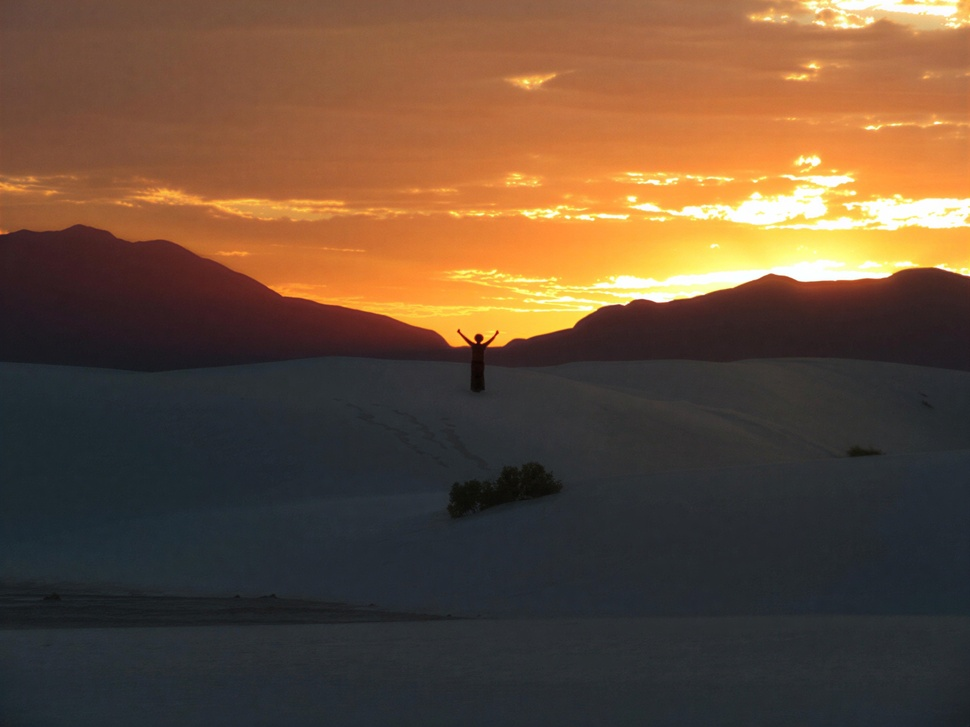
#> input picture assets/page2/page2Assets/background.jpg, 970 x 727 px, shrunk from 4096 x 3072 before the run, found by its file name
$ python grade.py
#> lines starting #> are read from the running program, lines starting #| are printed output that depends on the picture
# Hero 2 (Summit) photo grade: page2Assets/background.jpg (Katie Lowe, 4096x3072) -> page2Assets/background-graded.webp.
# Same size and framing as the original, so ridge-mask.png still lines up (no re-trace).
# Cleans the phone-camera noise in the dark sand, lifts only the shadows (the sky keeps its contrast), adds a little
# colour and sharpens. Run from the repo root: python assets/page2/grade.py
from PIL import Image, ImageChops, ImageEnhance, ImageFilter, ImageOps

SRC = "assets/page2/page2Assets/background.jpg"
OUT = "assets/page2/page2Assets/background-graded.webp"

im = Image.open(SRC).convert("RGB")
#> im is the input picture: PIL image 970x727 RGB; mean R, G, B 101.9, 77.1, 57.4
# noise: a small median takes out the colour speckle without smearing the ridge line
im = im.filter(ImageFilter.MedianFilter(5))

# shadow lift, through a mask of the dark areas: the sand and dunes brighten, the sunset sky is left alone
lifted = im.point([round(255 * ((v / 255) ** 0.62)) for v in range(256)] * 3)
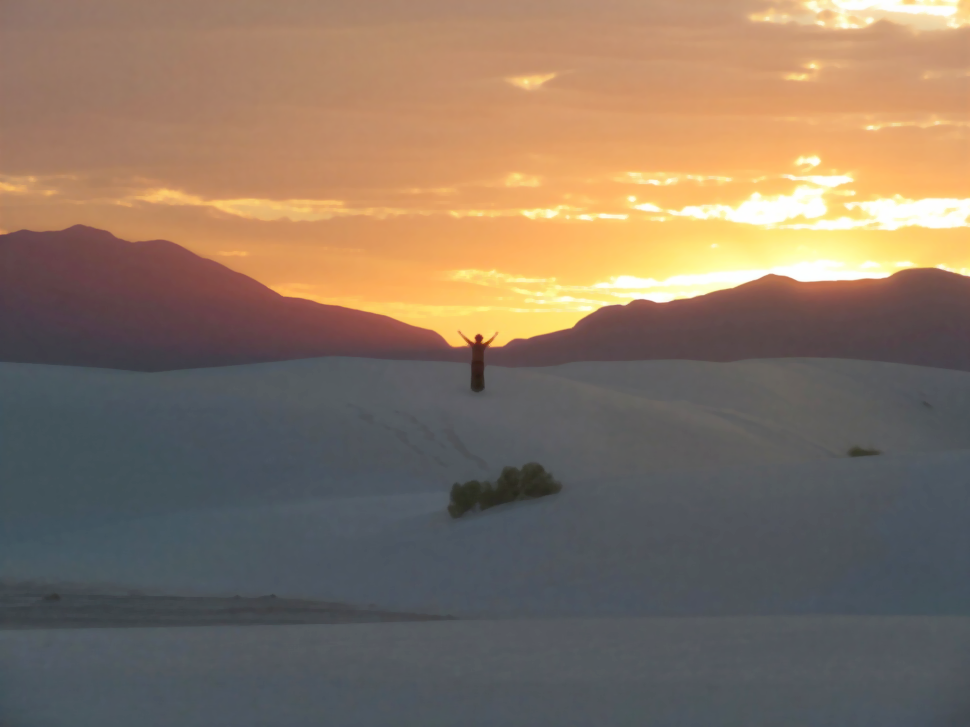
#> lifted: PIL image 970x727 RGB; mean R, G, B 134.3, 115.9, 99.2
dark = ImageOps.invert(ImageOps.grayscale(im)).filter(ImageFilter.GaussianBlur(24))
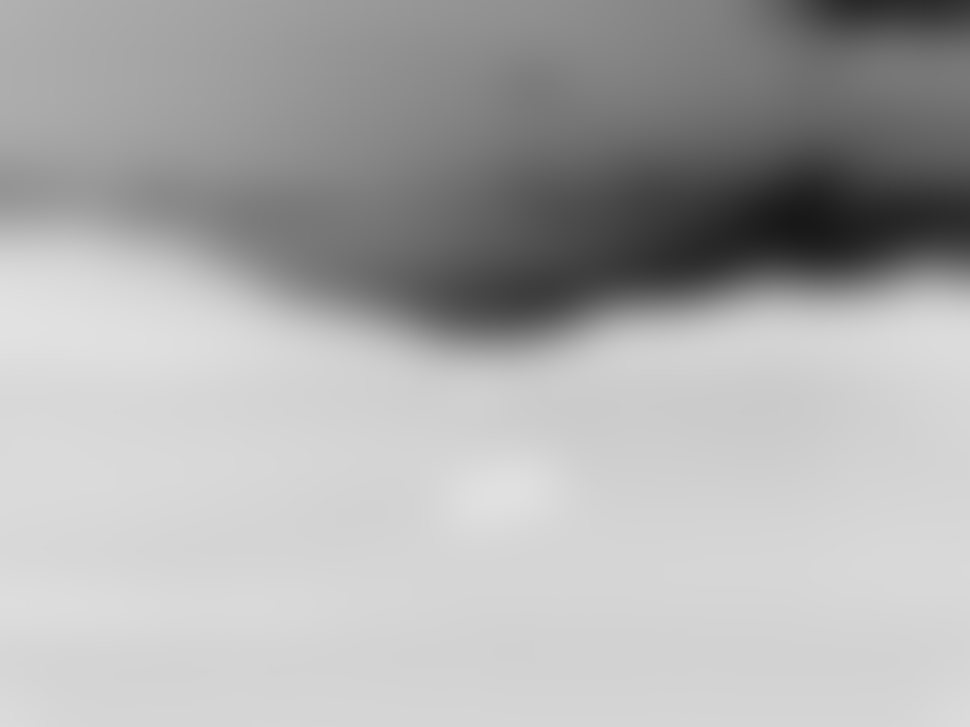
#> dark: PIL image 970x727 L; min 24, max 225, mean 172.8
dark = dark.point(lambda v: max(0, min(255, round((v - 110) * 2.2))))  # only what's clearly dark
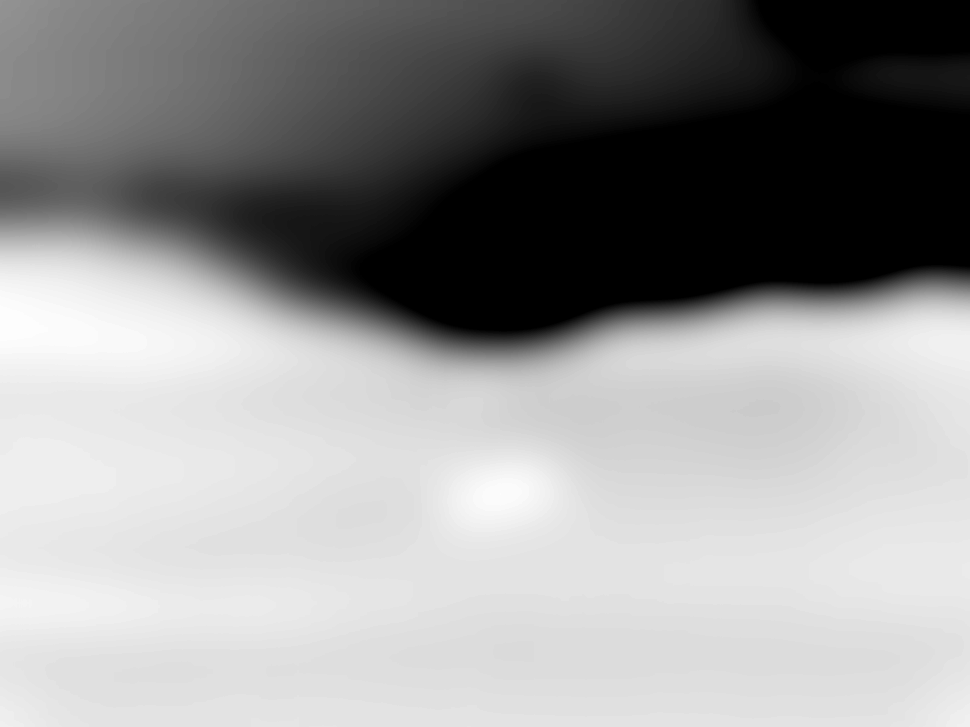
#> dark: PIL image 970x727 L; min 0, max 253, mean 149.2
im = Image.composite(lifted, im, dark)
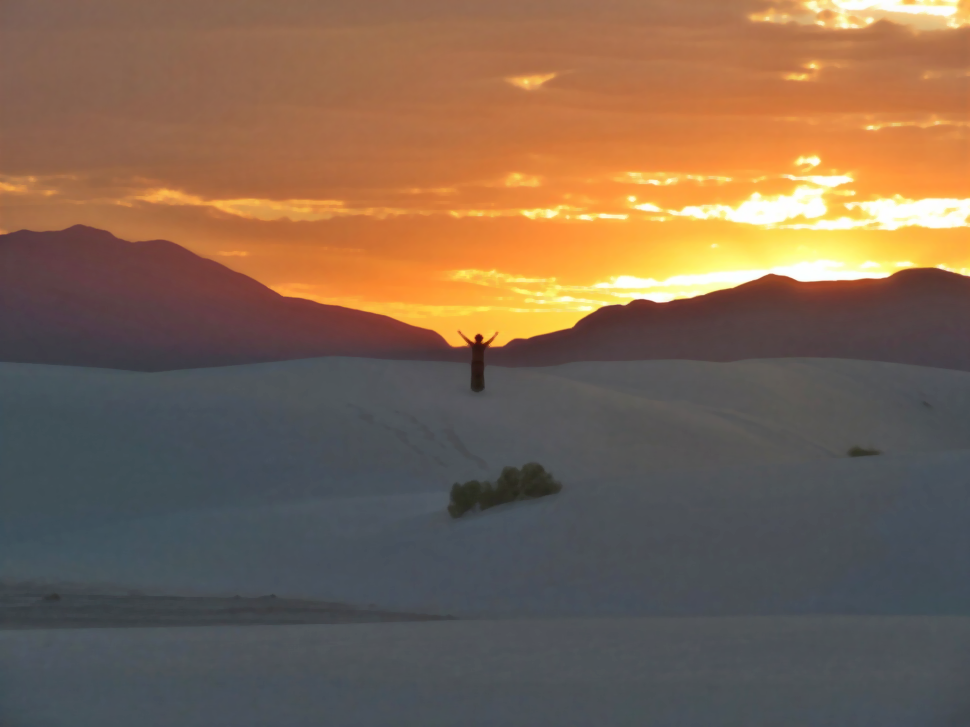
#> im: PIL image 970x727 RGB; mean R, G, B 125.1, 101.2, 81.9

# a touch of midtone contrast and colour, then crisp it up
im = im.point([min(255, max(0, round((v - 128) * 1.06 + 128))) for v in range(256)] * 3)
im = ImageEnhance.Color(im).enhance(1.15)
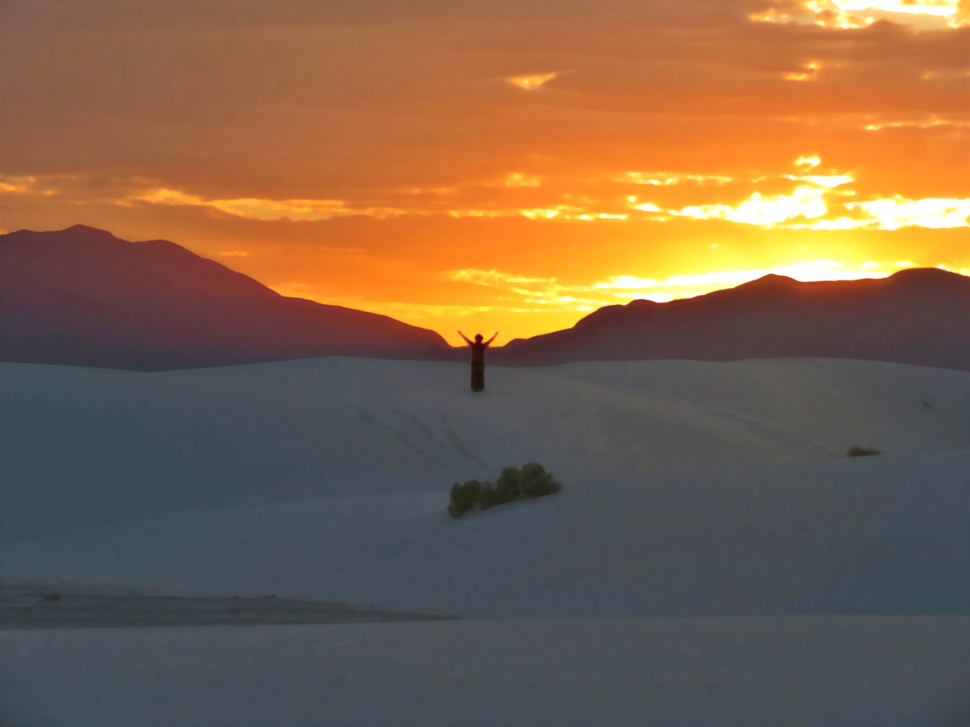
#> im: PIL image 970x727 RGB; mean R, G, B 126.3, 98.2, 74.8
im = im.filter(ImageFilter.UnsharpMask(radius=2.2, percent=70, threshold=3))
im.save(OUT, "WEBP", quality=82, method=6)
print(im.size)
#| (970, 727)
